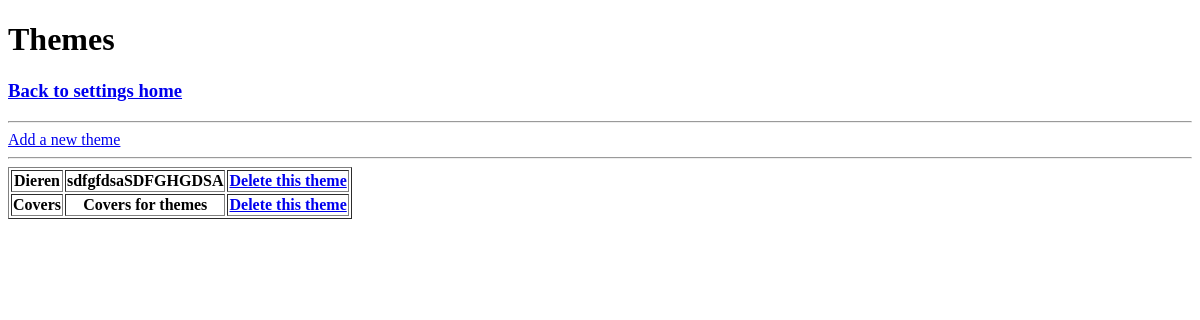
The app's page /settings/themes, older data.
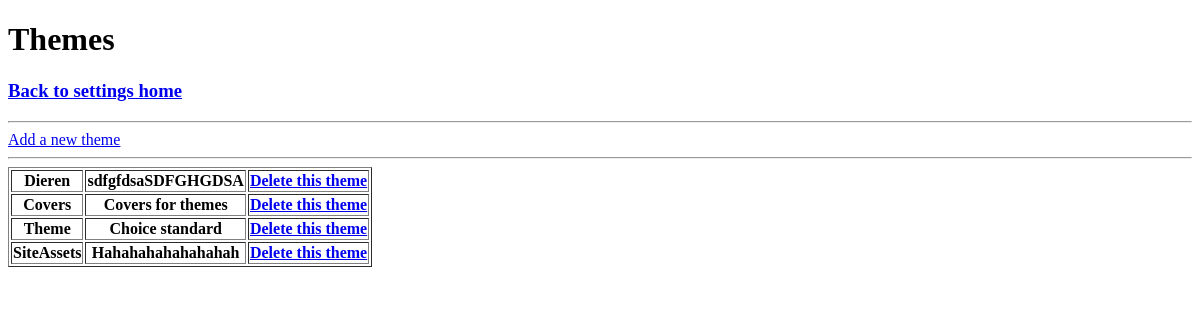
The same page, newer data.
### images/models.py (models this page shows)
class Theme(models.Model):
    name = models.CharField(max_length=255)
    description = models.TextField(max_length=1000)

### images/views.py (the view)
# urls.py: path('themes', views.themes_index),
def themes_index(request):
    themes = Theme.objects.all()
    return render(request, 'themes_index.html', {'themes': themes})

### images/templates/themes_index.html (shortened to what this page needs)
<!DOCTYPE html>
<html lang="en">
<head>
</head>
<body>
<h1>Themes</h1>
<h3><a href="/settings">Back to settings home</a></h3>
<hr>
<a href="/settings/themes/add">Add a new theme</a>
<hr>
<table border="1">
    {% for theme in themes %}
    <tr><th>{{ theme.name }}</th><th>{{ theme.description|truncatechars:20 }}</th><th><a href="/settings/themes/delete/{{ theme.id }}">Delete this theme</a></th></tr>
    {% endfor %}
</table>
</body>
</html>

Row changes from the older to the newer data that the page shows:
added Theme: name "Theme", description "Choice standard"
added Theme: name "SiteAssets", description "Hahahahahahahahah"
